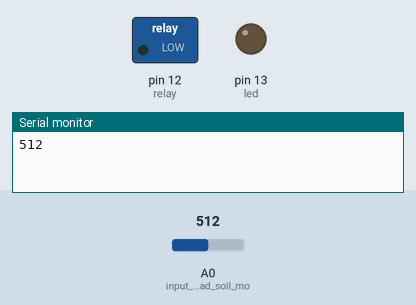
Recording of a sketch running on a simulated Arduino Uno, built with avr-gcc and run on an emulated ATmega328P. Parts: switched loads named in the sketch (green lamp = pin HIGH), output pins drawn as LEDs (lit = HIGH), the last lines printed to the serial monitor. Inputs (shaded band) come from the test bench; at power-on: A0 (input_pin_to_read_soil_mo) = 512.

Above: at 2.8 s.
2.9 s: A0 (input_pin_to_read_soil_mo) set to 590
7.2 s: A0 (input_pin_to_read_soil_mo) set to 607
At 10.7 s:
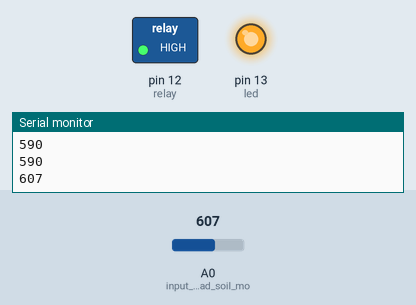
11.5 s: A0 (input_pin_to_read_soil_mo) set to 511
At 15.0 s:
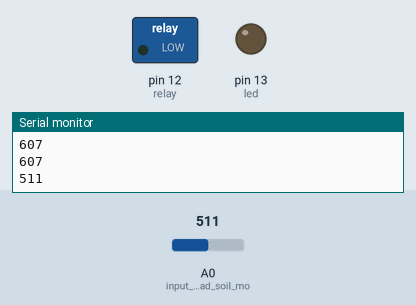
15.5 s: A0 (input_pin_to_read_soil_mo) set to 610
At 19.2 s:
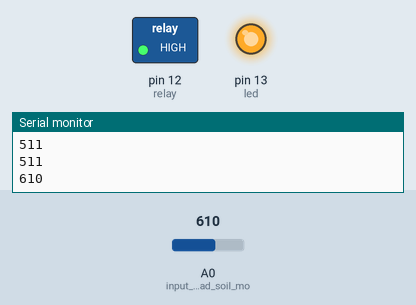
Timing chart, 0 to 20.5 s (numbered marks = the images above; inputs shaded):
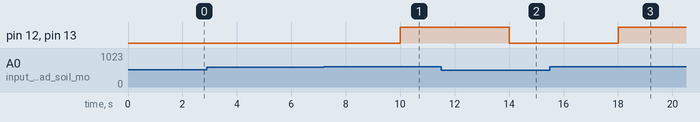

Measured:
- the behaviour switches between 599 and 600 on A0 (input_pin_to_read_soil_mo) (found by bisection; images 0 and 1)
- after the input at 7.2 s, pin 12 (relay), pin 13 (led): LOW → HIGH after 2.8 s
- after the input at 11.5 s, pin 12 (relay), pin 13 (led): HIGH → LOW after 2.5 s
- after the input at 15.5 s, pin 12 (relay), pin 13 (led): LOW → HIGH after 2.5 s

The sketch:

code.ino
```cpp
void setup() {
  pinMode(13,OUTPUT); //output pin for relay
  pinMode(12,OUTPUT); //output pin for indicator LED
  pinMode(A0,INPUT); //input pin to read soil moisture sensor data
  Serial.begin(115200); //baud rate for intel galileo
}

void loop() {
  int relay=12;
  int led=13;
  int sensorValue;
  sensorValue = analogRead(A0);
  delay(2000);
  Serial.println(sensorValue); //To see values in Serial Monitor
  if(sensorValue>=600){
  digitalWrite(relay,HIGH); //turns relay ON and watering starts
  digitalWrite(led,HIGH); //LED turns ON to indicate
  }
  else{
  digitalWrite(relay,LOW); //turns relay OFF
  digitalWrite(led,LOW); //LED turns OFF
  }
  }
```
